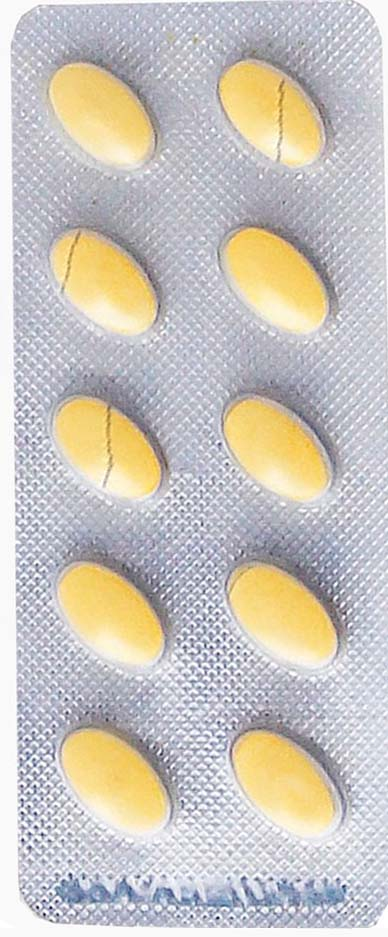
#> input picture image/pill_8.jpg, 388 x 937 px, found by its file name
$ python elipse_pill.py
#> lines starting #> are read from the running program, lines starting #| are printed output that depends on the picture; after the words box and inside, x2 and y2 are one past the last pixel; in counts of white or black regions, pixels touching at a corner belong together
import numpy as np
import matplotlib
matplotlib.use('TkAgg')  # case does not matter tkaGg, TkAgg will do
import matplotlib.pyplot as plt
import cv2

font = cv2.FONT_HERSHEY_COMPLEX
def find_counters(image):
    gray_blurred = cv2.blur(image , (5 , 5))
    _ , thrash = cv2.threshold(gray_blurred , 0 , 255 , cv2.THRESH_BINARY)
    contours , _ = cv2.findContours(thrash , cv2.RETR_TREE ,
                                    cv2.CHAIN_APPROX_SIMPLE)
    return contours

def cnt_center(contours,max,min):
    contourCoordinates = []
    for cnt in contours:
        area = cv2.contourArea(cnt)
        if max >= area > min:
            M = cv2.moments(cnt)
            cX = int(M["m10"] / M["m00"])
            cY = int(M["m01"] / M["m00"])
            contourCoordinates += [[cX , cY]]
    return contourCoordinates
def centerofpoints(contourCoordinates):
    contourCoordinates= np.array(contourCoordinates)
    mid = []
    i=0
    while i < len(contourCoordinates):
        u = i+1
        while u < len(contourCoordinates):
            distance = np.linalg.norm(contourCoordinates[i] - contourCoordinates[u])
            if 0<distance < 90:
                midx= int((contourCoordinates[i][0]+contourCoordinates[u][0])/2)
                midy= int((contourCoordinates[i][1]+contourCoordinates[u][1])/2)
                contourCoordinates = np.delete(contourCoordinates , u , axis=0)
                contourCoordinates = np.delete(contourCoordinates , i , axis=0)
                mid = [[midx , midy]]
                contourCoordinates = np.insert(contourCoordinates , [0 , 0],mid , axis=0)
                i = 0
                u = 0
            u+=1
        i+=1
    return contourCoordinates
def draw_defected(contourCoordinates,img):
    contourCoordinates = np.unique(contourCoordinates,axis=0)
    defected_pil=1
    for j in range(len(contourCoordinates)):
        x1 = int(contourCoordinates[j][0])
        y1 = int(contourCoordinates[j][1])
        cv2.circle(img , (x1 , y1) , 30 , (255,0,0) , 5)
        cv2.putText(img ,str(defected_pil),(x1,y1-35) ,font , 1 ,(255,0,0) ,3)
        defected_pil+=1
def draw_undefected(contours,img):
    contourCoordinates= cnt_center(contours,7000,5976)
    undefected_pil = 1
    for j in range(len(contourCoordinates)):
        x1 = int(contourCoordinates[j][0])
        y1 = int(contourCoordinates[j][1])
        cv2.putText(img , str(undefected_pil) , (x1 , y1-45)  , font , 1 , 1 , 3)
        cv2.circle(img , (x1 , y1)  , 40 , 1 , 5)
        undefected_pil+=1

def main(image):
#> called with image = 'pill_8.jpg'
    img2 = cv2.imread(image)
#> img2 is the input picture: shape (937, 388, 3); mean B, G, R 189.6, 197.2, 202.5
    img2 = cv2.cvtColor(img2 , cv2.COLOR_BGR2RGB)
    img = cv2.imread(image)
    img = cv2.cvtColor(img , cv2.COLOR_BGR2RGB)
    hsv_img = cv2.cvtColor(img , cv2.COLOR_RGB2HSV)
#> hsv_img: shape (937, 388, 3); mean H, S, V 91, 34.9, 211.1
    light_green = (0 , 20 , 150)
    dark_green = (29 , 200 , 255)
    mask_green = cv2.inRange(hsv_img , light_green, dark_green)
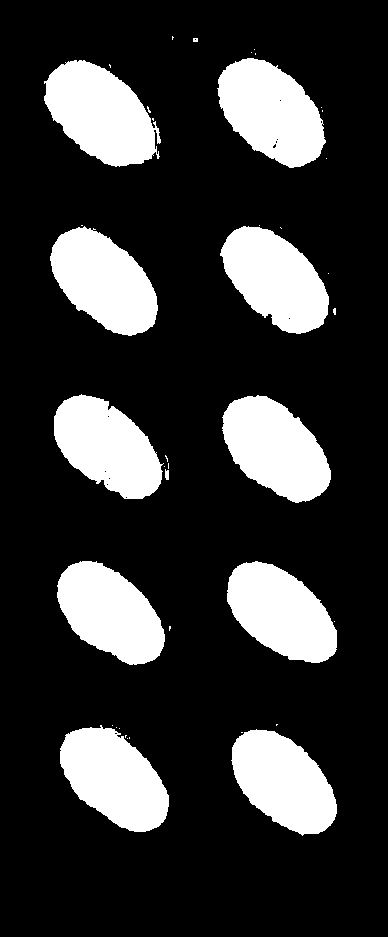
#> mask_green: shape (937, 388); 21% white; 40 white regions (29 under 20 px), largest, box (x1, y1, x2, y2) and area: (44, 60, 161, 167) 8102, (217, 58, 326, 168) 7931, (222, 395, 331, 503) 7730
    result_green = cv2.bitwise_and(img , img , mask=mask_green)
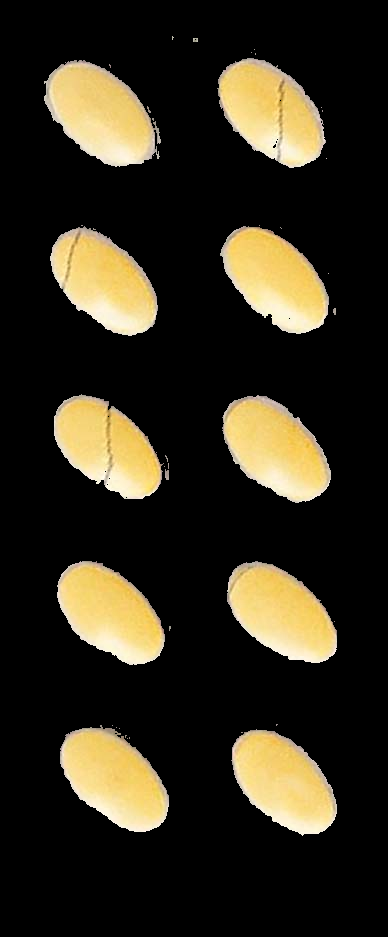
#> result_green: shape (937, 388, 3); mean R, G, B 50.4, 44.5, 29.3
    edges = cv2.Canny(result_green , 170 , 255)
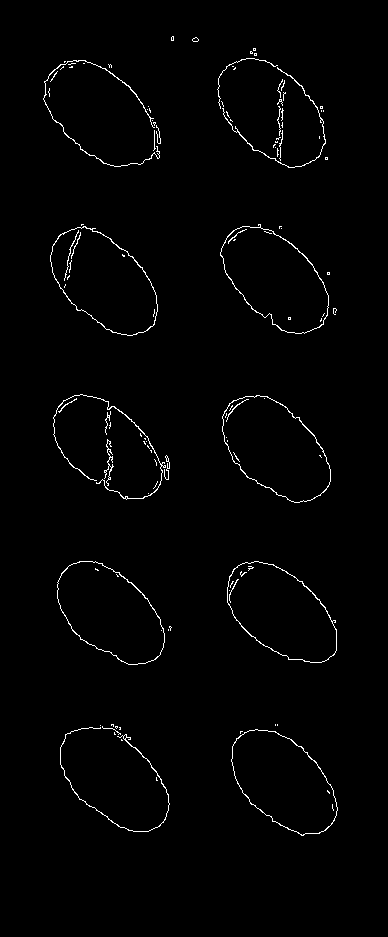
#> edges: shape (937, 388); 1.3% white in thin lines or dots, all inside (x1, y1, x2, y2) = (43, 36, 338, 836)
    contours = find_counters(edges)
#> in find_counters, `gray_blurred = cv2.blur(image , (5 , 5))`:
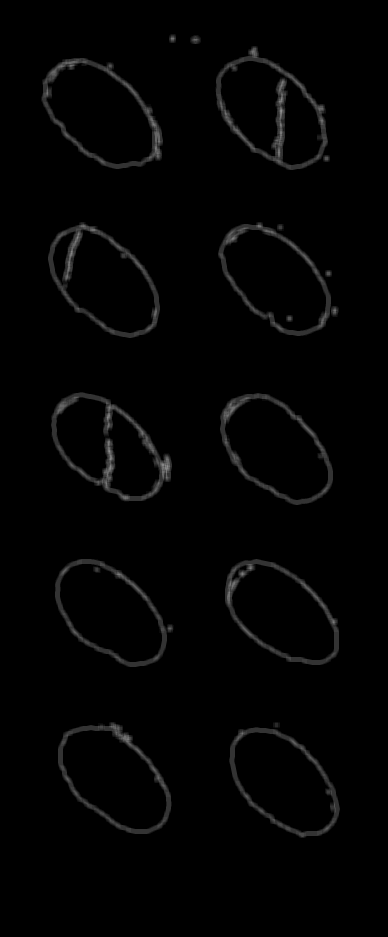
#> gray_blurred: shape (937, 388); min 0, max 143, mean 3.4
#> in find_counters, `_ , thrash = cv2.threshold(gray_blurred , 0 , 255 , cv2.THRESH_BINARY)`:
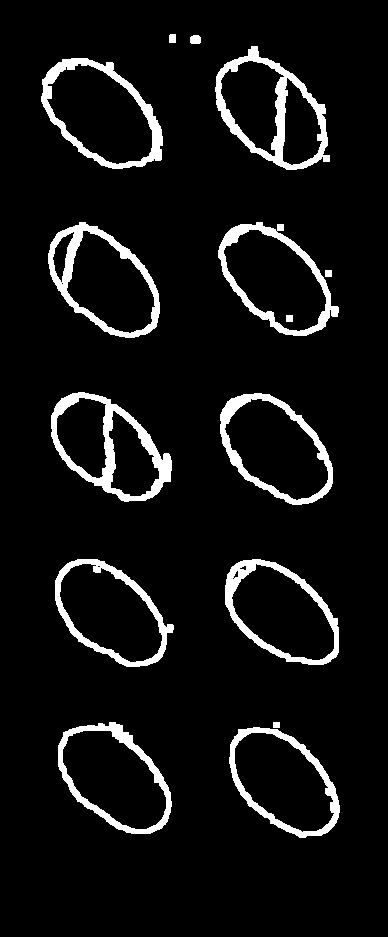
#> thrash: shape (937, 388); 7.1% white; 15 white regions
#> in find_counters, `contours , _ = cv2.findContours(thrash , cv2.RETR_TREE , cv2.CHAIN_APP..`: contours = 33 contours, 3 with area under 20; largest, box (x1, y1, x2, y2) and area: (41, 58, 163, 169) 9192, (215, 46, 330, 170) 9008, (58, 722, 172, 834) 8614, (220, 393, 333, 505) 8611, (218, 222, 339, 336) 8552
    contourCoordinates = cnt_center(contours,5975,107)
#> the loop in cnt_center, `for cnt in contours:` made 33 passes
#> (area, cX, cY, contourCoordinates) on passes 18, 25, 26, 30: (2954.5, 83, 434, [[130, 459], [83, 434]]), (491.5, 61, 254, [[130, 459], [83, 434], [61, 254]]), (5698, 109, 285, [[130, 459], [83, 434], [61, 254], [109, 285]]), (2333.5, 299, 127, [[130, 459], [83, 434], [61, 254], [109, 285], [299, 127]])
#> (area, cX, cY) on passes 17, 31: (2646, 130, 459), (3807.5, 252, 101)
#> contourCoordinates = [[130, 459], [83, 434], [61, 254], [109, 285], [299, 127], [252, 101]]

    contourCoordinates= centerofpoints(contourCoordinates)
#> the loop in centerofpoints, `while i < len(contourCoordinates):` made 12 passes
#> i on passes 1 to 12: 1, 2, 1, 2, 3, 4, 1, 2, 3, 4, 5, 6
#> after the loop in centerofpoints, `while i < len(contourCoordinates):`: contourCoordinates = [[275, 114], [275, 114], [85, 269], [85, 269], [106, 446], [106, 446]]

    draw_defected(contourCoordinates , img2)
#> in draw_defected, `contourCoordinates = np.unique(contourCoordinates,axis=0)`: contourCoordinates = [[85, 269], [106, 446], [275, 114]]
#> the loop in draw_defected, `for j in range(len(contourCoordinates)):` made 3 passes
#> after the loop in draw_defected, `for j in range(len(contourCoordinates)):`: defected_pil = 4
    draw_undefected(contours,img2)
#> the loop in cnt_center (call 2), `for cnt in contours:` made 33 passes
#> (area, cX, cY, contourCoordinates) on passes 5, 10, 13, 15: (6682, 113, 778, [[282, 781], [113, 778]]), (6247, 282, 613, [[282, 781], [113, 778], [282, 613]]), (6446.5, 109, 612, [[282, 781], [113, 778], [282, 613], [109, 612]]), (6539, 276, 449, [[282, 781], [113, 778], [282, 613], [109, 612], [276, 449]])
#> (area, cX, cY) on passes 2, 21, 28: (6477, 282, 781), (6432, 275, 279), (6885, 100, 114)
#> in draw_undefected, `contourCoordinates= cnt_center(contours,7000,5976)`: contourCoordinates = [[282, 781], [113, 778], [282, 613], [109, 612], [276, 449], [275, 279], [100, 114]]
#> the loop in draw_undefected, `for j in range(len(contourCoordinates)):` made 7 passes
#> after the loop in draw_undefected, `for j in range(len(contourCoordinates)):`:
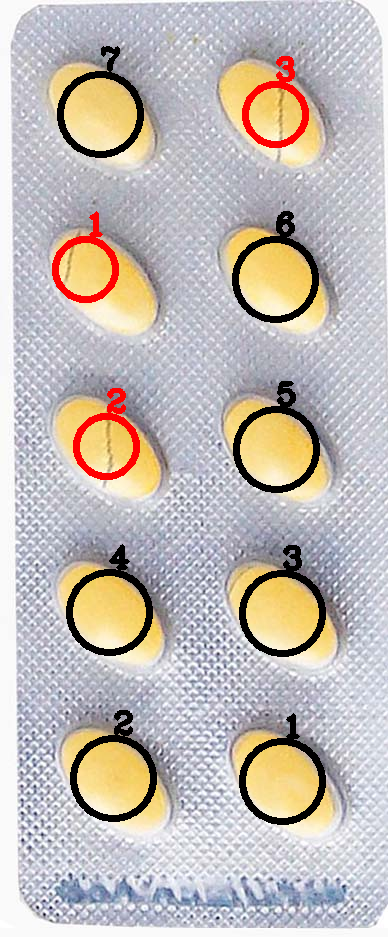
#> img: shape (937, 388, 3); mean R, G, B 194.6, 187, 181.8
#> after the loop in draw_undefected, `for j in range(len(contourCoordinates)):`: undefected_pil = 8

    plt.subplot(111) , plt.imshow(img2)
    plt.title('The defected medical pills are circled in red') , plt.xticks([]) , plt.yticks([])
    plt.show()


if __name__ == '__main__':
    main('pill_8.jpg')

$ run again, with image/pill_3.jpg copied over image/pill_8.jpg
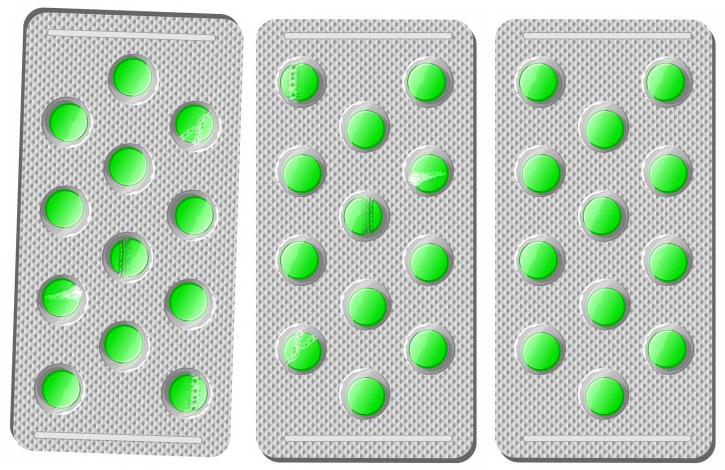
#> input picture image/pill_3.jpg, 1449 x 939 px, found by its file name (shown at 1/2 size)
#> in main, img2 is the input picture: shape (939, 1449, 3); mean B, G, R 186.3, 205.5, 186.2
#> hsv_img: shape (939, 1449, 3); mean H, S, V 14.9, 23, 205.7
#> in main, `mask_green = cv2.inRange(hsv_img , light_green, dark_green)`:
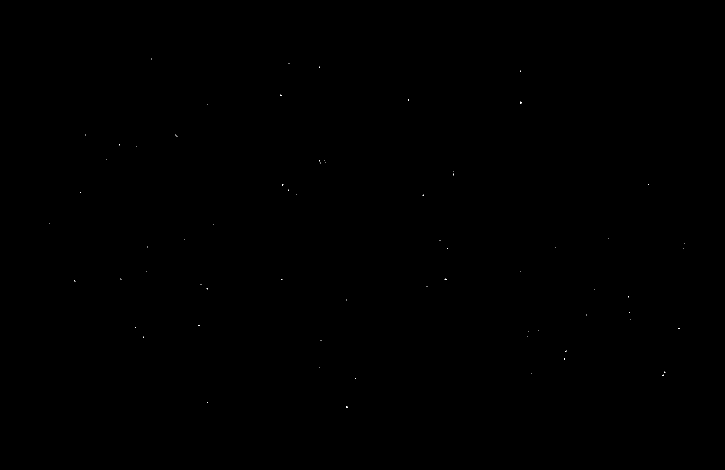
#> mask_green: shape (939, 1449) (shown at 1/2 size); 0.01% white in thin lines or dots, all inside (x1, y1, x2, y2) = (99, 117, 1369, 816)
#> edges: shape (939, 1449); 0.04% white in thin lines or dots, all inside (x1, y1, x2, y2) = (98, 117, 1370, 816)
#> in find_counters, `_ , thrash = cv2.threshold(gray_blurred , 0 , 255 , cv2.THRESH_BINARY)`:
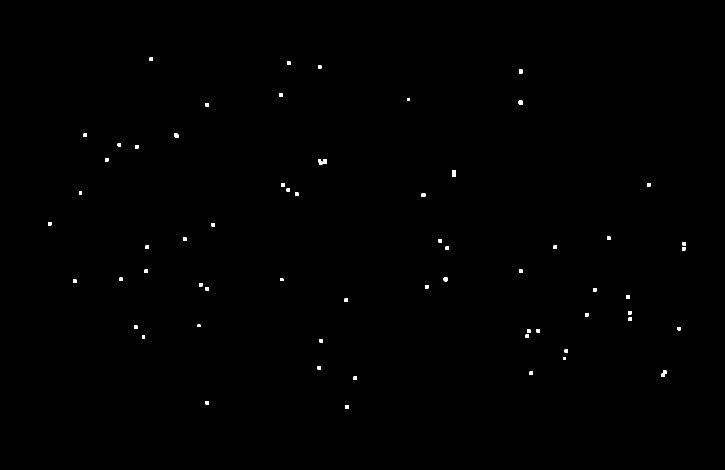
#> thrash: shape (939, 1449) (shown at 1/2 size); 0.24% white; 63 white regions
#> in find_counters, `contours , _ = cv2.findContours(thrash , cv2.RETR_TREE , cv2.CHAIN_APP..`: contours = 63 contours; largest, box (x1, y1, x2, y2) and area: (904, 340, 911, 354) 78, (1322, 741, 1333, 754) 77, (1037, 201, 1046, 210) 60, (646, 318, 654, 328) 58, (348, 267, 357, 276) 56
#> the loop in cnt_center, `for cnt in contours:` made 63 passes
#> (cnt, area) on passes 2, 3, 4, 6, 7, 9, 10: ([[411, 802], [411, 808], [417, 808], [417, 802]], 36), ([[707, 753], [707, 759], [713, 759], [713, 753]], 36), ([[1059, 743], [1059, 749], [1065, 749], [1065, 743]], 36), ([[635, 732], [635, 738], [641, 738], [641, 732]], 36), ([[1126, 715], [1126, 719], [1131, 719], [1131, 715]], 20), ([[639, 678], [639, 684], [645, 684], [645, 678]], 36), ([[284, 671], [284, 677], [289, 677], [289, 671]], 30)
#> after the loop in cnt_center, `for cnt in contours:`: contourCoordinates = []
#> in centerofpoints, `contourCoordinates= np.array(contourCoordinates)`: contourCoordinates = empty array
#> after the loop in draw_defected, `for j in range(len(contourCoordinates)):`: defected_pil = 1
#> the loop in cnt_center (call 2), `for cnt in contours:` made 63 passes
#> in draw_undefected, `contourCoordinates= cnt_center(contours,7000,5976)`: contourCoordinates = []
#> after the loop in draw_undefected, `for j in range(len(contourCoordinates)):`: undefected_pil = 1
